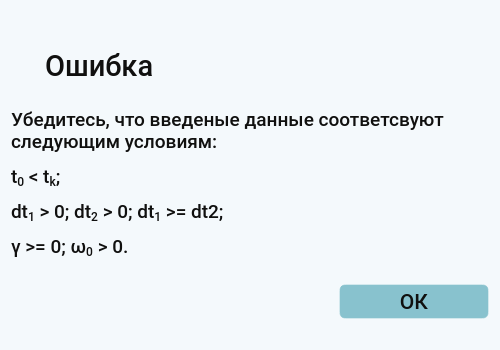
<?xml version="1.0" encoding="UTF-8"?>
<ui version="4.0">
 <class>Error_input_Window</class>
 <widget class="QDialog" name="Error_input_Window">
  <property name="geometry">
   <rect>
    <x>0</x>
    <y>0</y>
    <width>500</width>
    <height>350</height>
   </rect>
  </property>
  <property name="minimumSize">
   <size>
    <width>500</width>
    <height>350</height>
   </size>
  </property>
  <property name="maximumSize">
   <size>
    <width>500</width>
    <height>350</height>
   </size>
  </property>
  <property name="baseSize">
   <size>
    <width>500</width>
    <height>250</height>
   </size>
  </property>
  <property name="palette">
   <palette>
    <active>
     <colorrole role="WindowText">
      <brush brushstyle="SolidPattern">
       <color alpha="255">
        <red>16</red>
        <green>16</green>
        <blue>15</blue>
       </color>
      </brush>
     </colorrole>
     <colorrole role="Button">
      <brush brushstyle="SolidPattern">
       <color alpha="255">
        <red>244</red>
        <green>249</green>
        <blue>252</blue>
       </color>
      </brush>
     </colorrole>
     <colorrole role="Text">
      <brush brushstyle="SolidPattern">
       <color alpha="255">
        <red>16</red>
        <green>16</green>
        <blue>15</blue>
       </color>
      </brush>
     </colorrole>
     <colorrole role="BrightText">
      <brush brushstyle="SolidPattern">
       <color alpha="255">
        <red>16</red>
        <green>16</green>
        <blue>15</blue>
       </color>
      </brush>
     </colorrole>
     <colorrole role="ButtonText">
      <brush brushstyle="SolidPattern">
       <color alpha="255">
        <red>16</red>
        <green>16</green>
        <blue>15</blue>
       </color>
      </brush>
     </colorrole>
     <colorrole role="Base">
      <brush brushstyle="SolidPattern">
       <color alpha="255">
        <red>244</red>
        <green>249</green>
        <blue>252</blue>
       </color>
      </brush>
     </colorrole>
     <colorrole role="Window">
      <brush brushstyle="SolidPattern">
       <color alpha="255">
        <red>244</red>
        <green>249</green>
        <blue>252</blue>
       </color>
      </brush>
     </colorrole>
     <colorrole role="Shadow">
      <brush brushstyle="SolidPattern">
       <color alpha="255">
        <red>16</red>
        <green>16</green>
        <blue>15</blue>
       </color>
      </brush>
     </colorrole>
     <colorrole role="Highlight">
      <brush brushstyle="SolidPattern">
       <color alpha="255">
        <red>16</red>
        <green>16</green>
        <blue>15</blue>
       </color>
      </brush>
     </colorrole>
     <colorrole role="HighlightedText">
      <brush brushstyle="SolidPattern">
       <color alpha="255">
        <red>16</red>
        <green>16</green>
        <blue>15</blue>
       </color>
      </brush>
     </colorrole>
     <colorrole role="Link">
      <brush brushstyle="SolidPattern">
       <color alpha="255">
        <red>16</red>
        <green>16</green>
        <blue>15</blue>
       </color>
      </brush>
     </colorrole>
     <colorrole role="LinkVisited">
      <brush brushstyle="SolidPattern">
       <color alpha="255">
        <red>16</red>
        <green>16</green>
        <blue>15</blue>
       </color>
      </brush>
     </colorrole>
     <colorrole role="AlternateBase">
      <brush brushstyle="SolidPattern">
       <color alpha="255">
        <red>16</red>
        <green>16</green>
        <blue>15</blue>
       </color>
      </brush>
     </colorrole>
     <colorrole role="ToolTipBase">
      <brush brushstyle="SolidPattern">
       <color alpha="255">
        <red>16</red>
        <green>16</green>
        <blue>15</blue>
       </color>
      </brush>
     </colorrole>
     <colorrole role="ToolTipText">
      <brush brushstyle="SolidPattern">
       <color alpha="255">
        <red>16</red>
        <green>16</green>
        <blue>15</blue>
       </color>
      </brush>
     </colorrole>
     <colorrole role="PlaceholderText">
      <brush brushstyle="SolidPattern">
       <color alpha="128">
        <red>0</red>
        <green>0</green>
        <blue>0</blue>
       </color>
      </brush>
     </colorrole>
     <colorrole role="Accent">
      <brush brushstyle="SolidPattern">
       <color alpha="255">
        <red>136</red>
        <green>194</green>
        <blue>206</blue>
       </color>
      </brush>
     </colorrole>
    </active>
    <inactive>
     <colorrole role="WindowText">
      <brush brushstyle="SolidPattern">
       <color alpha="255">
        <red>16</red>
        <green>16</green>
        <blue>15</blue>
       </color>
      </brush>
     </colorrole>
     <colorrole role="Button">
      <brush brushstyle="SolidPattern">
       <color alpha="255">
        <red>244</red>
        <green>249</green>
        <blue>252</blue>
       </color>
      </brush>
     </colorrole>
     <colorrole role="Text">
      <brush brushstyle="SolidPattern">
       <color alpha="255">
        <red>16</red>
        <green>16</green>
        <blue>15</blue>
       </color>
      </brush>
     </colorrole>
     <colorrole role="BrightText">
      <brush brushstyle="SolidPattern">
       <color alpha="255">
        <red>16</red>
        <green>16</green>
        <blue>15</blue>
       </color>
      </brush>
     </colorrole>
     <colorrole role="ButtonText">
      <brush brushstyle="SolidPattern">
       <color alpha="255">
        <red>16</red>
        <green>16</green>
        <blue>15</blue>
       </color>
      </brush>
     </colorrole>
     <colorrole role="Base">
      <brush brushstyle="SolidPattern">
       <color alpha="255">
        <red>244</red>
        <green>249</green>
        <blue>252</blue>
       </color>
      </brush>
     </colorrole>
     <colorrole role="Window">
      <brush brushstyle="SolidPattern">
       <color alpha="255">
        <red>244</red>
        <green>249</green>
        <blue>252</blue>
       </color>
      </brush>
     </colorrole>
     <colorrole role="Shadow">
      <brush brushstyle="SolidPattern">
       <color alpha="255">
        <red>16</red>
        <green>16</green>
        <blue>15</blue>
       </color>
      </brush>
     </colorrole>
     <colorrole role="Highlight">
      <brush brushstyle="SolidPattern">
       <color alpha="255">
        <red>16</red>
        <green>16</green>
        <blue>15</blue>
       </color>
      </brush>
     </colorrole>
     <colorrole role="HighlightedText">
      <brush brushstyle="SolidPattern">
       <color alpha="255">
        <red>16</red>
        <green>16</green>
        <blue>15</blue>
       </color>
      </brush>
     </colorrole>
     <colorrole role="Link">
      <brush brushstyle="SolidPattern">
       <color alpha="255">
        <red>16</red>
        <green>16</green>
        <blue>15</blue>
       </color>
      </brush>
     </colorrole>
     <colorrole role="LinkVisited">
      <brush brushstyle="SolidPattern">
       <color alpha="255">
        <red>16</red>
        <green>16</green>
        <blue>15</blue>
       </color>
      </brush>
     </colorrole>
     <colorrole role="AlternateBase">
      <brush brushstyle="SolidPattern">
       <color alpha="255">
        <red>16</red>
        <green>16</green>
        <blue>15</blue>
       </color>
      </brush>
     </colorrole>
     <colorrole role="ToolTipBase">
      <brush brushstyle="SolidPattern">
       <color alpha="255">
        <red>16</red>
        <green>16</green>
        <blue>15</blue>
       </color>
      </brush>
     </colorrole>
     <colorrole role="ToolTipText">
      <brush brushstyle="SolidPattern">
       <color alpha="255">
        <red>16</red>
        <green>16</green>
        <blue>15</blue>
       </color>
      </brush>
     </colorrole>
     <colorrole role="PlaceholderText">
      <brush brushstyle="SolidPattern">
       <color alpha="128">
        <red>0</red>
        <green>0</green>
        <blue>0</blue>
       </color>
      </brush>
     </colorrole>
     <colorrole role="Accent">
      <brush brushstyle="SolidPattern">
       <color alpha="255">
        <red>136</red>
        <green>194</green>
        <blue>206</blue>
       </color>
      </brush>
     </colorrole>
    </inactive>
    <disabled>
     <colorrole role="WindowText">
      <brush brushstyle="SolidPattern">
       <color alpha="255">
        <red>0</red>
        <green>0</green>
        <blue>0</blue>
       </color>
      </brush>
     </colorrole>
     <colorrole role="Button">
      <brush brushstyle="SolidPattern">
       <color alpha="255">
        <red>244</red>
        <green>249</green>
        <blue>252</blue>
       </color>
      </brush>
     </colorrole>
     <colorrole role="Text">
      <brush brushstyle="SolidPattern">
       <color alpha="255">
        <red>0</red>
        <green>0</green>
        <blue>0</blue>
       </color>
      </brush>
     </colorrole>
     <colorrole role="BrightText">
      <brush brushstyle="SolidPattern">
       <color alpha="255">
        <red>16</red>
        <green>16</green>
        <blue>15</blue>
       </color>
      </brush>
     </colorrole>
     <colorrole role="ButtonText">
      <brush brushstyle="SolidPattern">
       <color alpha="255">
        <red>0</red>
        <green>0</green>
        <blue>0</blue>
       </color>
      </brush>
     </colorrole>
     <colorrole role="Base">
      <brush brushstyle="SolidPattern">
       <color alpha="255">
        <red>244</red>
        <green>249</green>
        <blue>252</blue>
       </color>
      </brush>
     </colorrole>
     <colorrole role="Window">
      <brush brushstyle="SolidPattern">
       <color alpha="255">
        <red>244</red>
        <green>249</green>
        <blue>252</blue>
       </color>
      </brush>
     </colorrole>
     <colorrole role="Shadow">
      <brush brushstyle="SolidPattern">
       <color alpha="255">
        <red>16</red>
        <green>16</green>
        <blue>15</blue>
       </color>
      </brush>
     </colorrole>
     <colorrole role="HighlightedText">
      <brush brushstyle="SolidPattern">
       <color alpha="255">
        <red>16</red>
        <green>16</green>
        <blue>15</blue>
       </color>
      </brush>
     </colorrole>
     <colorrole role="Link">
      <brush brushstyle="SolidPattern">
       <color alpha="255">
        <red>16</red>
        <green>16</green>
        <blue>15</blue>
       </color>
      </brush>
     </colorrole>
     <colorrole role="LinkVisited">
      <brush brushstyle="SolidPattern">
       <color alpha="255">
        <red>16</red>
        <green>16</green>
        <blue>15</blue>
       </color>
      </brush>
     </colorrole>
     <colorrole role="AlternateBase">
      <brush brushstyle="SolidPattern">
       <color alpha="255">
        <red>16</red>
        <green>16</green>
        <blue>15</blue>
       </color>
      </brush>
     </colorrole>
     <colorrole role="ToolTipBase">
      <brush brushstyle="SolidPattern">
       <color alpha="255">
        <red>16</red>
        <green>16</green>
        <blue>15</blue>
       </color>
      </brush>
     </colorrole>
     <colorrole role="ToolTipText">
      <brush brushstyle="SolidPattern">
       <color alpha="255">
        <red>16</red>
        <green>16</green>
        <blue>15</blue>
       </color>
      </brush>
     </colorrole>
     <colorrole role="PlaceholderText">
      <brush brushstyle="SolidPattern">
       <color alpha="128">
        <red>0</red>
        <green>0</green>
        <blue>0</blue>
       </color>
      </brush>
     </colorrole>
     <colorrole role="Accent">
      <brush brushstyle="SolidPattern">
       <color alpha="255">
        <red>136</red>
        <green>194</green>
        <blue>206</blue>
       </color>
      </brush>
     </colorrole>
    </disabled>
   </palette>
  </property>
  <property name="windowTitle">
   <string>Ошибка ввода</string>
  </property>
  <property name="styleSheet">
   <string notr="true">/* Основные цвета */
QWidget {
    color: rgb(0, 0, 0); /* WindowText */
    background-color: rgb(244, 249, 252); /* Window */
}

/* Кнопки */
QPushButton {
    background-color: rgb(136, 194, 206); /* Button */
    color: rgb(16, 16, 15); /* ButtonText */
    border: 1px solid rgb(105, 88, 79);
}

QPushButton:hover {
    background-color: rgb(147, 208, 220);  /* Button */
}

QPushButton:pressed {
    background-color: rgb(110, 158, 167);  /* Button */
}

/* Текстовые поля */
QLineEdit, QTextEdit, QPlainTextEdit {
    background-color: rgb(255, 255, 255); /* Base */
    color: rgb(16, 16, 15); /* Text */
    border: 1px solid rgb(141, 118, 105); /* Mid */
}

/* Лейблы */
QLabel {
    color: rgb(16, 16, 15); /* WindowText */
}</string>
  </property>
  <layout class="QHBoxLayout" name="horizontalLayout_2">
   <item>
    <layout class="QVBoxLayout" name="verticalLayout">
     <item>
      <spacer name="horizontalSpacer_3">
       <property name="orientation">
        <enum>Qt::Orientation::Horizontal</enum>
       </property>
       <property name="sizeHint" stdset="0">
        <size>
         <width>40</width>
         <height>20</height>
        </size>
       </property>
      </spacer>
     </item>
     <item>
      <layout class="QHBoxLayout" name="horizontalLayout_3" stretch="1,10">
       <item>
        <widget class="QLabel" name="label_2">
         <property name="minimumSize">
          <size>
           <width>28</width>
           <height>28</height>
          </size>
         </property>
         <property name="maximumSize">
          <size>
           <width>28</width>
           <height>28</height>
          </size>
         </property>
         <property name="baseSize">
          <size>
           <width>28</width>
           <height>28</height>
          </size>
         </property>
         <property name="font">
          <font>
           <family>Roboto</family>
           <pointsize>22</pointsize>
           <bold>true</bold>
          </font>
         </property>
         <property name="text">
          <string/>
         </property>
         <property name="pixmap">
          <pixmap resource="res.qrc">:/icons/images/error.svg</pixmap>
         </property>
         <property name="scaledContents">
          <bool>false</bool>
         </property>
         <property name="alignment">
          <set>Qt::AlignmentFlag::AlignCenter</set>
         </property>
         <property name="wordWrap">
          <bool>true</bool>
         </property>
         <property name="margin">
          <number>0</number>
         </property>
        </widget>
       </item>
       <item>
        <widget class="QLabel" name="label_3">
         <property name="font">
          <font>
           <family>Roboto Medium</family>
           <pointsize>22</pointsize>
          </font>
         </property>
         <property name="text">
          <string>Ошибка</string>
         </property>
        </widget>
       </item>
      </layout>
     </item>
     <item>
      <widget class="QLabel" name="label">
       <property name="minimumSize">
        <size>
         <width>0</width>
         <height>110</height>
        </size>
       </property>
       <property name="font">
        <font>
         <family>Roboto Medium</family>
         <pointsize>14</pointsize>
         <bold>false</bold>
        </font>
       </property>
       <property name="text">
        <string>&lt;html&gt;&lt;head/&gt;&lt;body&gt;&lt;p&gt;Убедитесь, что введеные данные соответсвуют следующим условиям:&lt;/p&gt;&lt;p&gt;t&lt;span style=&quot; vertical-align:sub;&quot;&gt;0&lt;/span&gt; &amp;lt; t&lt;span style=&quot; vertical-align:sub;&quot;&gt;k&lt;/span&gt;;&lt;/p&gt;&lt;p&gt;dt&lt;span style=&quot; vertical-align:sub;&quot;&gt;1&lt;/span&gt; &amp;gt; 0; dt&lt;span style=&quot; vertical-align:sub;&quot;&gt;2&lt;/span&gt; &amp;gt; 0; dt&lt;span style=&quot; vertical-align:sub;&quot;&gt;1&lt;/span&gt; &amp;gt;= dt2;&lt;/p&gt;&lt;p&gt;γ &amp;gt;= 0; ω&lt;span style=&quot; vertical-align:sub;&quot;&gt;0&lt;/span&gt; &amp;gt; 0.&lt;/p&gt;&lt;/body&gt;&lt;/html&gt;</string>
       </property>
       <property name="alignment">
        <set>Qt::AlignmentFlag::AlignLeading|Qt::AlignmentFlag::AlignLeft|Qt::AlignmentFlag::AlignVCenter</set>
       </property>
       <property name="wordWrap">
        <bool>true</bool>
       </property>
      </widget>
     </item>
     <item>
      <spacer name="horizontalSpacer_4">
       <property name="orientation">
        <enum>Qt::Orientation::Horizontal</enum>
       </property>
       <property name="sizeHint" stdset="0">
        <size>
         <width>40</width>
         <height>20</height>
        </size>
       </property>
      </spacer>
     </item>
     <item>
      <layout class="QHBoxLayout" name="horizontalLayout" stretch="5,2">
       <item>
        <spacer name="horizontalSpacer">
         <property name="orientation">
          <enum>Qt::Orientation::Horizontal</enum>
         </property>
         <property name="sizeHint" stdset="0">
          <size>
           <width>40</width>
           <height>20</height>
          </size>
         </property>
        </spacer>
       </item>
       <item>
        <widget class="QPushButton" name="button_error_ok">
         <property name="minimumSize">
          <size>
           <width>150</width>
           <height>35</height>
          </size>
         </property>
         <property name="font">
          <font>
           <family>Roboto Medium</family>
           <pointsize>16</pointsize>
           <bold>false</bold>
           <strikeout>false</strikeout>
          </font>
         </property>
         <property name="styleSheet">
          <string notr="true">border: 1px solid rgba(255, 255, 255, 80);
border-radius: 6px;
font-size: 16pt;</string>
         </property>
         <property name="text">
          <string>ОК</string>
         </property>
        </widget>
       </item>
      </layout>
     </item>
     <item>
      <spacer name="horizontalSpacer_2">
       <property name="orientation">
        <enum>Qt::Orientation::Horizontal</enum>
       </property>
       <property name="sizeHint" stdset="0">
        <size>
         <width>40</width>
         <height>20</height>
        </size>
       </property>
      </spacer>
     </item>
    </layout>
   </item>
  </layout>
 </widget>
 <resources>
  <include location="res.qrc"/>
 </resources>
 <connections/>
</ui>
